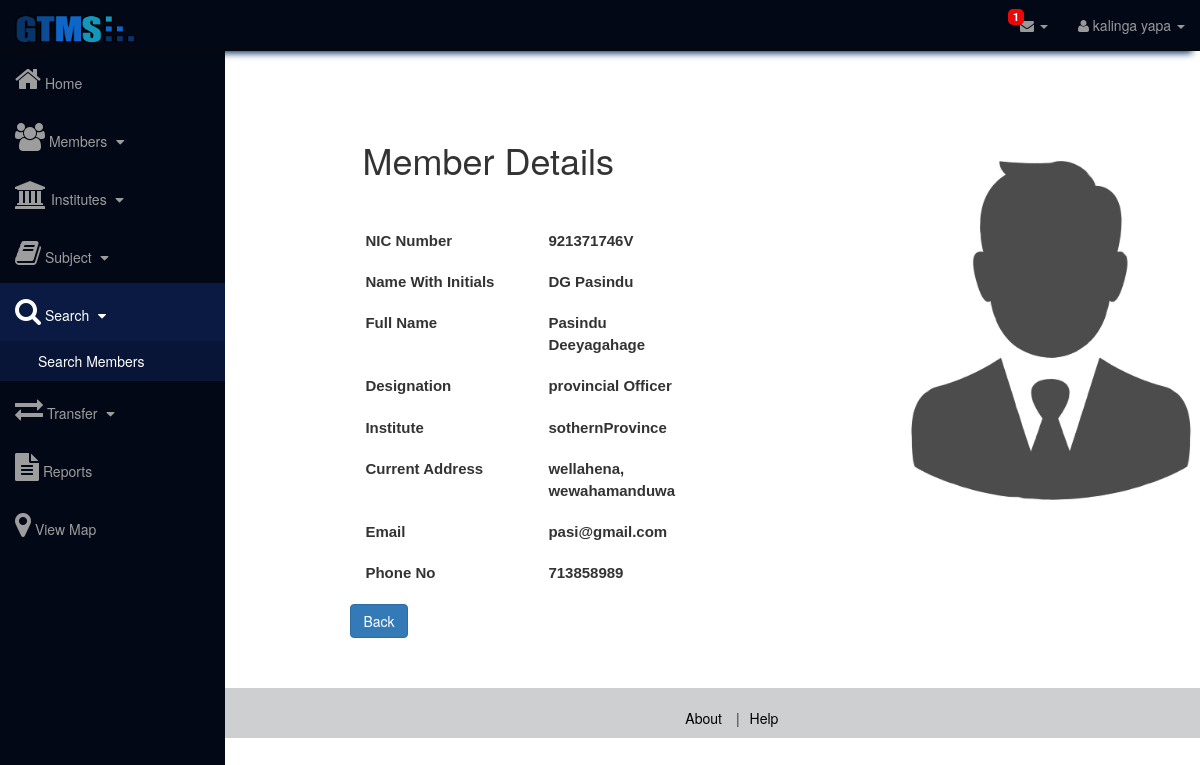
Page /Ministry_Officer/min_off_searchResult.php?rslt_ID=921371746V (signed in) on the committed database.
### tables this page shows
CREATE TABLE IF NOT EXISTS `employee` (
  `nic` varchar(12) NOT NULL,
  `instituteID` int(11) NOT NULL,
  `province_OfficeID` int(2) DEFAULT NULL,
  `zonalOffics_ID` int(2) DEFAULT NULL,
  `SchoolID` int(2) DEFAULT NULL,
  `roleType` int(11) NOT NULL,
  `designationTypeID` int(11) NOT NULL,
  `nameWithInitials` varchar(100) DEFAULT NULL,
  `fullName` varchar(200) DEFAULT NULL,
  `employeementID` varchar(45) DEFAULT NULL,
  `email` varchar(60) DEFAULT NULL,
  `currentAddress` varchar(200) DEFAULT NULL,
  `gender` varchar(10) DEFAULT NULL,
  `marrigeState` varchar(10) DEFAULT NULL,
  `mobileNum` int(10) DEFAULT NULL,
  PRIMARY KEY (`nic`),
  KEY `employee_instituteID_idx` (`instituteID`),
  KEY `employee_roleTypeID_idx` (`roleType`),
  KEY `employee_designationTypeID_idx` (`designationTypeID`)
);

CREATE TABLE IF NOT EXISTS `designation` (
  `designationTypeID` int(11) NOT NULL AUTO_INCREMENT,
  `designation` varchar(100) DEFAULT NULL,
  PRIMARY KEY (`designationTypeID`)
);

CREATE TABLE IF NOT EXISTS `province_office` (
  `provinceID` int(11) NOT NULL AUTO_INCREMENT,
  `instituteID` int(11) NOT NULL,
  `province` varchar(45) NOT NULL,
  `numOfEmployees` int(11) DEFAULT NULL,
  `name` varchar(100) DEFAULT NULL,
  PRIMARY KEY (`provinceID`),
  KEY `province_InstituteID_idx` (`instituteID`)
);

### Ministry_Officer/min_off_searchResult.php (the view, shortened to what this page needs)
<?php
$con = new DBCon();
$conn = $con->connection();
$nameWithInitials = $fullName = $email = $currentAddress = $gender = $mobileNum = $instituteName = $designationName = "";
$rcvd_nic = $_GET['rslt_ID'];
$query = "SELECT * FROM employee WHERE nic = '" . $rcvd_nic . "' LIMIT 1 ";
$result = mysqli_query($conn, $query);
if (mysqli_num_rows($result) == 1) {
            while ($row = mysqli_fetch_assoc($result)) {
                $instituteID = $row["instituteID"];
                $designationTypeID = $row["designationTypeID"];
                $nameWithInitials = $row["nameWithInitials"];
                $fullName = $row["fullName"];
                $email = $row["email"];
                $currentAddress = $row["currentAddress"];
                $mobileNum = $row["mobileNum"];
            }
            $query2 = "SELECT * FROM province_office WHERE instituteID = '" . $instituteID . "' LIMIT 1 ";
            $result2 = mysqli_query($conn, $query2);
            if (mysqli_num_rows($result2) == 1) {
                while ($row = mysqli_fetch_assoc($result2)) {
                    $instituteName = $row["province"];
                }
            }
            $query5 = "SELECT * FROM designation WHERE designationTypeID = '" . $designationTypeID . "' LIMIT 1 ";
            $result5 = mysqli_query($conn, $query5);
            if (mysqli_num_rows($result5) == 1) {
                while ($row = mysqli_fetch_assoc($result5)) {
                    $designationName = $row["designation"];
                }
            }
}
?>
<!DOCTYPE html>
<html lang="en">
    <head>
        <link href="../assets/css/simple-sidebar.css" rel="stylesheet">
        <link href="../assets/css/home.css" rel="stylesheet">
        <link href="../assets/css/smallbox.css" rel="stylesheet">
        <link href="../assets/css/fonts_styles.css" rel="stylesheet">
        <link href="../assets/css/navbar_styles.css" rel="stylesheet">
        <link href="../assets/css/bootstrap.min.css" rel="stylesheet">
        <link href="../assets/css/sb-admin.css" rel="stylesheet">
        <link href="..assets/css/plugins/morris.css" rel="stylesheet">
        <link href="../assets/font-awesome/css/font-awesome.min.css" rel="stylesheet" type="text/css">
        <link href="../assets/css/smallbox.css" rel="stylesheet">
        <link href="../assets/css/footer.css" rel="stylesheet">
    </head>
    <body>
        <div id="wrapper">
            <nav class="navbar navbar-inverse navbar-fixed-top" style="background-color:#020816;" role="navigation">
                <?php include '../interfaces/navigation_bar.php' ?>
                <?php
                include 'sidebar_min_off.php';?>
            </nav>
            <div  id="page-content-wrapper" style="min-height: 540px;" >
                <div class="container-fluid">
                    <div class="col-lg-9 col-lg-offset-1" style="padding-top: 50px;">
                        <div class="row">
                            <div class="col-lg-7">
                                <h1 style="padding-bottom:40px; padding-left: 12px;">Member Details</h1>
                                <div class="row">
                                <div class="form-group col-lg-12 col-md-12 col-sm-12">
                                <div class="row">
                                <div class="form-group col-lg-12">
                                        <div class="col-lg-6">
                                            <label style="display: inline-block; text-align: left;">NIC Number </label>
                                        </div>
                                        <div class="col-lg-6">
                                            <label><?php echo $rcvd_nic; ?></label>
                                        </div>
                                </div>
                                <div class="form-group col-lg-12 col-md-12 col-sm-12">
                                        <div class="col-lg-6">
                                            <label style="display: inline-block; text-align: left;">Name With Initials </label>
                                        </div>
                                        <div class="col-lg-6">
                                            <label><?php echo $nameWithInitials; ?></label>
                                        </div>
                                </div>
                                <div class="form-group col-lg-12 col-md-12 col-sm-12">
                                        <div class="col-lg-6">
                                            <label style="display: inline-block; text-align: left;">Full Name</label>
                                        </div>
                                        <div class="col-lg-6">
                                            <label><?php echo $fullName; ?></label>
                                        </div>
                                </div>
                                <div class="form-group col-lg-12 col-md-12 col-sm-12">
                                        <div class="col-lg-6">
                                            <label style="display: inline-block; text-align: left;">Designation </label>
                                        </div>
                                        <div class="col-lg-6">
                                            <label><?php echo $designationName; ?></label>
                                        </div>
                                </div>
                                <div class="form-group col-lg-12 col-md-12 col-sm-12">
                                        <div class="col-lg-6">
                                            <label style="display: inline-block; text-align: left;">Institute </label>
                                        </div>
                                        <div class="col-lg-6">
                                                <label><?php echo $instituteName; ?></label>
                                        </div>
                                </div>
                                <div class="form-group col-lg-12 col-md-12 col-sm-12">
                                        <div class="col-lg-6">
                                            <label style="display: inline-block; text-align: left;">Current Address</label>
                                        </div>
                                        <div class="col-lg-6">
                                            <label><?php echo $currentAddress; ?></label>
                                        </div>
                                </div>
                                <div class="form-group col-lg-12 col-md-12 col-sm-12">
                                        <div class="col-lg-6">
                                            <label style="display: inline-block; text-align: left;">Email</label>
                                        </div>
                                        <div class="col-lg-6">
                                            <label><?php echo $email; ?></label>
                                        </div>
                                </div>
                                <div class="form-group col-lg-12 col-md-12 col-sm-12">
                                        <div class="col-lg-6">
                                            <label style="display: inline-block; text-align: left;">Phone No </label>
                                        </div>
                                        <div class="col-lg-6">
                                            <label><?php echo $mobileNum; ?></label>
                                        </div>
                                </div>
                                <div class="form-group col-lg-12 col-md-12 col-sm-12">
                                     <form>
                                        <input class="btn btn-primary" type="button" value="Back" onclick="window.location.href='min_off_searchUser.php'"/>
                                    </form>
                                </div>
                            </div>
                            </div>
                        </div>
                        </div>
                            <div class="col-lg-5" style="position: fixed; top: 150px; left: 850px;">
                                <img src="../images/personDetails.png" width="400" height="400">
                            </div>
                        </div>
                    </div>
                </div>
            </div>
        </div>
        <?php include '../interfaces/footer.php' ?>
    </body>
</html>

### assets/css/simple-sidebar.css (style rules this page uses)
#wrapper { padding-left: 0; -webkit-transition: all 0.5s ease; -moz-transition: all 0.5s ease; -o-transition: all 0.5s ease; transition: all 0.5s ease; }
#page-content-wrapper { width: 100%; position: absolute; padding: 15px; }
@media (min-width:768px) { #wrapper { padding-left: 250px; } }
@media (min-width:768px) { #page-content-wrapper { padding: 20px; position: relative; } }

### assets/css/navbar_styles.css (style rules this page uses)
.navbar { -webkit-box-shadow: 0 10px 7px -8px #002E62; -moz-box-shadow: 0 10px 7px -8px #002E62; box-shadow: 0 10px 7px -8px #002E62; }

### assets/css/sb-admin.css (style rules this page uses)
body { margin-top: 100px; background-color: #FFF; }
@media (min-width:768px) { body { margin-top: 50px; } }
#wrapper { padding-left: 0; }
@media (min-width:768px) { #wrapper { padding-left: 225px; } }

### rows in the picture
employee: nameWithInitials "DG Pasindu", fullName "Pasindu Deeyagahage", currentAddress "wellahena, wewahamanduwa", email "pasi@gmail.com", mobileNum "713858989"
designation: designation "provincial Officer"
province_office: province "sothernProvince"

### other values in the picture
$not->getnotcount($_SESSION["designationTypeID"]) "1"
$_SESSION["fullName"] "kalinga yapa"
$rcvd_nic "921371746V"
